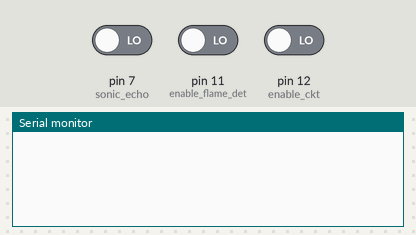
Simulated run of this sketch. Board: Arduino Uno, built with avr-gcc and run on an emulated ATmega328P. Shown: the last lines printed to the serial monitor. Inputs (shaded band) come from the test bench; at power-on: pin 12 (enable_ckt) LOW, pin 11 (enable_flame_det) LOW, pin 7 (sonic_echo) LOW.

Above: at 1.2 s.
1.3 s: pin 12 (enable_ckt) driven HIGH
At 1.6 s:
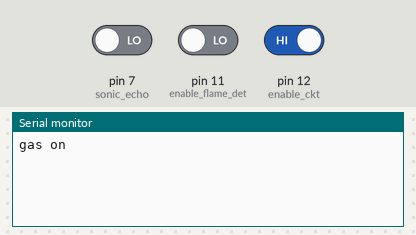
3.8 s: pin 11 (enable_flame_det) driven HIGH
At 5.4 s:
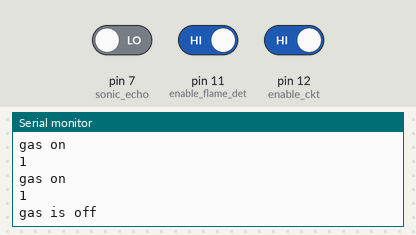

The sketch:

project_prot.ino
```cpp
#define enable_ckt 12
#define enable_flame_det 11
#define sonic_trig 6
#define sonic_echo 7
#define gas_det A0
#define turn_off_gas 2
#include <SoftwareSerial.h>

SoftwareSerial mySerial(9, 10);

long duration, cm, inches;

int __knob_check__ = 0, __pos_cont__, __flame_check__ = 1, __enable_pir__, __motion_detect__ = 0, __enable_gas_sensor__, __gas_detect__;
int timer_flame = 0, timer_pir = 0;

void setup() {

  Serial.begin(9600);
  mySerial.begin(9600);
  pinMode(INPUT, enable_ckt);
  pinMode(INPUT, enable_flame_det);
  pinMode(INPUT, gas_det);
  pinMode(OUTPUT, sonic_trig);
  pinMode(INPUT, sonic_echo);
  pinMode(OUTPUT, turn_off_gas);
  digitalWrite(turn_off_gas, LOW);
}

void loop() {

  __knob_check__ = digitalRead(enable_ckt);

  if(__knob_check__ == 1) {

    //start sensing
    __pos_cont__ = 1;
    //Serial.println("1st Hello");

  }

  if(__pos_cont__ == 1) {

    __flame_check__ = digitalRead(enable_flame_det);


    if (__flame_check__ == 0) {

       Serial.println("gas on");
       timer_flame = 0;
       __pos_cont__ = 0;
       __flame_check__ = 1;
       __enable_pir__ = 1;

    }

    else if (__flame_check__ == 1){
       Serial.println("gas is off");
    }

    timer_flame = 1 + timer_flame;

    //hold flame detector for 30s
    if(timer_flame == 100) {

      timer_flame = 0;
      __pos_cont__ = 0;
      Serial.println("Gas shut down");
      __enable_gas_sensor__  = 1;

    }

   }

   gas_sense();
   pir_sense();


  delay(100);

}

void pir_sense(){

  if(__enable_pir__ == 1){


     digitalWrite(sonic_trig, LOW);
     delayMicroseconds(5);
     digitalWrite(sonic_trig, HIGH);
     delayMicroseconds(10);
     digitalWrite(sonic_trig, LOW);


     pinMode(sonic_echo, INPUT);
     duration = pulseIn(sonic_echo, HIGH);

     // Convert the time into a distance
     cm = (duration/2) / 29.1;     // Divide by 29.1 or multiply by 0.0343

     if(cm < 500){

        timer_pir = 0;

      }
    //5min logic
    timer_pir = 1 + timer_pir;
    Serial.println(timer_pir);
    if(timer_pir == 100){
      Serial.println("No one in the room shutting down the system");
      //send msg
      //turn off gas
      mySerial.println("AT+CMGF=1");
      delay(1000);
      mySerial.println("AT+CMGS=\"+919011225075\"\r");
      delay(1000);
      mySerial.println("You left the gas on turning off the gas");
      delay(100);
      mySerial.println((char)26);
      delay(1000);
      digitalWrite(turn_off_gas, HIGH);
      delay(7000);
      digitalWrite(turn_off_gas, LOW);
      timer_pir = 0;
      __enable_pir__ = 0;
    }

   }

}

void gas_sense(){

  if(__enable_gas_sensor__ == 1) {

      __gas_detect__ = analogRead(gas_det);
      Serial.println(__gas_detect__);
      if (__gas_detect__ > 150) {
          Serial.println("Turning of gas");
          __enable_gas_sensor__ = 0;
          mySerial.println("AT+CMGF=1");
          delay(1000);
          mySerial.println("AT+CMGS=\"+919011225075\"\r");
          delay(1000);
          mySerial.println("Gas leakage detected turning off the gas");
          delay(100);
          mySerial.println((char)26);
          delay(1000);
          digitalWrite(turn_off_gas, HIGH);
          delay(7000);
          digitalWrite(turn_off_gas, LOW);

        }

    }

}
```

Measured:
- after the input at 1.3 s, the serial monitor: prints a new line at once (image 1)
- after the input at 3.8 s, the serial monitor: prints a new line after 0.80 s (image 2)
